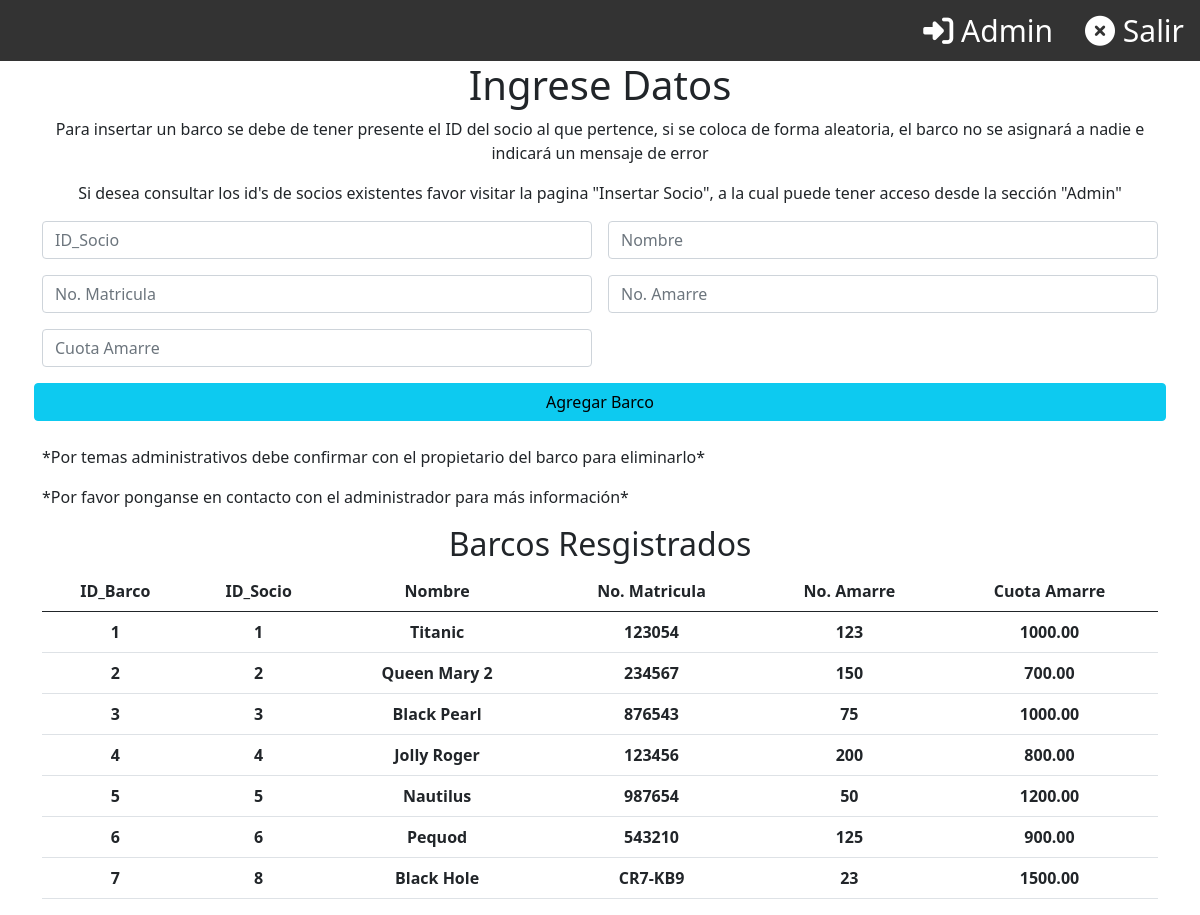
Screenshot of /Club_Nautico/paginas/administrador/insertar_barco.php with the database file from the repository.
### tables this page shows
CREATE TABLE `barcos` (
  `id_barco` int(11) NOT NULL AUTO_INCREMENT,
  `id_socio` int(11) DEFAULT NULL,
  `numero_matricula` varchar(45) DEFAULT NULL,
  `nombre_barco` varchar(45) DEFAULT NULL,
  `numero_amarre` int(11) DEFAULT NULL,
  `cuota_amarre` decimal(10,2) DEFAULT NULL,
  PRIMARY KEY (`id_barco`),
  KEY `id_socio` (`id_socio`),
  CONSTRAINT `barcos_ibfk_1` FOREIGN KEY (`id_socio`) REFERENCES `socios` (`id_socio`)
);

### Club_Nautico/paginas/administrador/insertar_barco.php (the view, shortened to what this page needs)
<?php
    $con = connection();
    $consultar ="select * from barcos";
    $query = mysqli_query($con, $consultar);
    include("../../paginas/plantillas/section_superior_2.php");
?>
<div class="grid text-center" style="--bs-columns: 3;">
        <form action="insertarBarco.php" method="POST">
            <h1 class="text-center">Ingrese Datos</h1>
            <p>Para insertar un barco se debe de tener presente el ID del socio al que pertence, si se coloca de forma aleatoria, el barco no se asignará a nadie e indicará un mensaje de error</p>
            <p>Si desea consultar los id's de socios existentes favor visitar la pagina "Insertar Socio", a la cual puede tener acceso desde la sección "Admin"</p>
            <div class="row g-3">
                <div class="col-md-6">
                    <input type="text" name="id" placeholder="ID_Socio" class="form-control" required>
                </div>
                <div class="col-md-6">
                    <input type="text" name="nombre" placeholder="Nombre" class="form-control" required>
                </div>
                <div class="col">
                    <input type="text" name="matricula" placeholder="No. Matricula" class="form-control" required>
                </div>
                <div class="col-md-6">
                    <input type="text" name="amarre" placeholder="No. Amarre" class="form-control" required>
                </div>
                <div class="col-md-6">
                    <input type="text" name="cuota" placeholder="Cuota Amarre" class="form-control" required>
                </div>
                <input type="submit" value="Agregar Barco" class="btn btn-info">
            </div>
        </form>
    </div>
    <br>
    <p>*Por temas administrativos debe confirmar con el propietario del barco para eliminarlo*</p>
    <p>*Por favor ponganse en contacto con el administrador para más información*</p>
    <div  class="grid text-center" style="--bs-columns: 3;">
        <h2>Barcos Resgistrados</h2>
        <table class="table">
            <thead>
                <tr>
                    <th scope="col">ID_Barco</th>
                    <th scope="col">ID_Socio</th>
                    <th scope="col">Nombre</th>
                    <th scope="col">No. Matricula</th>
                    <th scope="col">No. Amarre</th>
                    <th scope="col">Cuota Amarre</th>
                </tr>
            </thead>
            <tbody>
            <?php while($row = mysqli_fetch_array($query)): ?>
                    <tr>
                        <th> <?= $row['id_barco'] ?> </th>
                        <th> <?= $row['id_socio'] ?> </th>
                        <th> <?= $row['nombre_barco'] ?> </th>
                        <th> <?= $row['numero_matricula'] ?> </th>
                        <th> <?= $row['numero_amarre'] ?> </th>
                        <th> <?= $row['cuota_amarre'] ?> </th>
                    </tr>
                <?php endwhile; ?>
            </tbody>
        </table>
    </div>

### Club_Nautico/paginas/plantillas/section_superior_2.php (style rules this page uses)
body { margin: 0; padding: 0; display: flex; flex-direction: column; min-height: 100vh; }
.content { flex: 1; }

### rows the page displays
barcos: id_barco "1", id_socio "1", nombre_barco "Titanic", numero_matricula "123054", numero_amarre "123", cuota_amarre "1000.00"
barcos: id_barco "2", id_socio "2", nombre_barco "Queen Mary 2", numero_matricula "234567", numero_amarre "150", cuota_amarre "700.00"
barcos: id_barco "3", id_socio "3", nombre_barco "Black Pearl", numero_matricula "876543", numero_amarre "75", cuota_amarre "1000.00"
barcos: id_barco "4", id_socio "4", nombre_barco "Jolly Roger", numero_matricula "123456", numero_amarre "200", cuota_amarre "800.00"
barcos: id_barco "5", id_socio "5", nombre_barco "Nautilus", numero_matricula "987654", numero_amarre "50", cuota_amarre "1200.00"
barcos: id_barco "6", id_socio "6", nombre_barco "Pequod", numero_matricula "543210", numero_amarre "125", cuota_amarre "900.00"
barcos: id_barco "7", id_socio "8", nombre_barco "Black Hole", numero_matricula "CR7-KB9", numero_amarre "23", cuota_amarre "1500.00"
